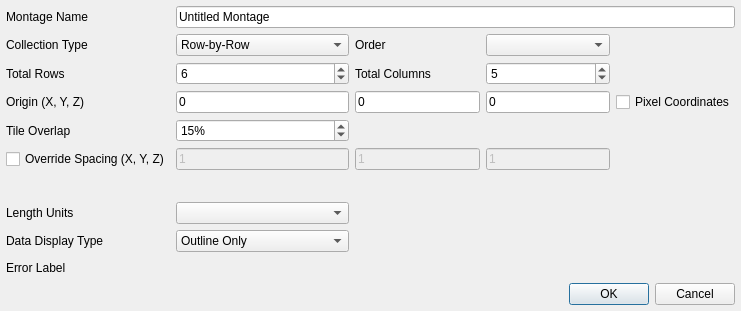
<?xml version="1.0" encoding="UTF-8"?>
<ui version="4.0">
 <class>ImportGenericMontageDialog</class>
 <widget class="QDialog" name="ImportGenericMontageDialog">
  <property name="geometry">
   <rect>
    <x>0</x>
    <y>0</y>
    <width>741</width>
    <height>311</height>
   </rect>
  </property>
  <property name="windowTitle">
   <string>Import Generic Montage</string>
  </property>
  <layout class="QGridLayout" name="gridLayout">
   <property name="leftMargin">
    <number>6</number>
   </property>
   <property name="topMargin">
    <number>6</number>
   </property>
   <property name="rightMargin">
    <number>6</number>
   </property>
   <property name="bottomMargin">
    <number>6</number>
   </property>
   <item row="6" column="1">
    <widget class="QSpinBox" name="tileOverlapSB">
     <property name="suffix">
      <string>%</string>
     </property>
     <property name="maximum">
      <number>100</number>
     </property>
     <property name="value">
      <number>15</number>
     </property>
    </widget>
   </item>
   <item row="7" column="2">
    <widget class="QLineEdit" name="spacingX">
     <property name="enabled">
      <bool>false</bool>
     </property>
     <property name="text">
      <string>1</string>
     </property>
    </widget>
   </item>
   <item row="1" column="0">
    <widget class="QLabel" name="label_4">
     <property name="text">
      <string>Collection Type</string>
     </property>
    </widget>
   </item>
   <item row="10" column="0">
    <widget class="QLabel" name="label_7">
     <property name="text">
      <string>Data Display Type</string>
     </property>
    </widget>
   </item>
   <item row="4" column="3">
    <widget class="QLineEdit" name="originZ">
     <property name="enabled">
      <bool>true</bool>
     </property>
     <property name="text">
      <string>0</string>
     </property>
    </widget>
   </item>
   <item row="6" column="0">
    <widget class="QLabel" name="label_3">
     <property name="text">
      <string>Tile Overlap</string>
     </property>
    </widget>
   </item>
   <item row="10" column="1">
    <widget class="QComboBox" name="dataDisplayTypeCB">
     <item>
      <property name="text">
       <string>Outline Only</string>
      </property>
     </item>
     <item>
      <property name="text">
       <string>Individual Tiles</string>
      </property>
     </item>
     <item>
      <property name="text">
       <string>Stitched Montage</string>
      </property>
     </item>
    </widget>
   </item>
   <item row="1" column="1">
    <widget class="QComboBox" name="collectionTypeCB">
     <property name="sizeAdjustPolicy">
      <enum>QComboBox::AdjustToContentsOnFirstShow</enum>
     </property>
     <item>
      <property name="text">
       <string>Row-by-Row</string>
      </property>
     </item>
     <item>
      <property name="text">
       <string>Column-by-Column</string>
      </property>
     </item>
     <item>
      <property name="text">
       <string>Snake by Rows</string>
      </property>
     </item>
     <item>
      <property name="text">
       <string>Snake by Columns</string>
      </property>
     </item>
     <item>
      <property name="text">
       <string>Filename Defined Position</string>
      </property>
     </item>
    </widget>
   </item>
   <item row="0" column="1" colspan="4">
    <widget class="QLineEdit" name="montageNameLE">
     <property name="text">
      <string>Untitled Montage</string>
     </property>
    </widget>
   </item>
   <item row="7" column="1">
    <widget class="QLineEdit" name="spacingY">
     <property name="enabled">
      <bool>false</bool>
     </property>
     <property name="text">
      <string>1</string>
     </property>
    </widget>
   </item>
   <item row="7" column="3">
    <widget class="QLineEdit" name="spacingZ">
     <property name="enabled">
      <bool>false</bool>
     </property>
     <property name="text">
      <string>1</string>
     </property>
    </widget>
   </item>
   <item row="12" column="0" colspan="5">
    <widget class="QDialogButtonBox" name="buttonBox">
     <property name="orientation">
      <enum>Qt::Horizontal</enum>
     </property>
     <property name="standardButtons">
      <set>QDialogButtonBox::Cancel|QDialogButtonBox::Ok</set>
     </property>
    </widget>
   </item>
   <item row="7" column="0">
    <widget class="QCheckBox" name="changeSpacingCB">
     <property name="text">
      <string>Override Spacing (X, Y, Z)</string>
     </property>
    </widget>
   </item>
   <item row="4" column="4">
    <widget class="QCheckBox" name="pixelCoordsCB">
     <property name="enabled">
      <bool>true</bool>
     </property>
     <property name="text">
      <string>Pixel Coordinates</string>
     </property>
    </widget>
   </item>
   <item row="0" column="0">
    <widget class="QLabel" name="label_17">
     <property name="text">
      <string>Montage Name</string>
     </property>
    </widget>
   </item>
   <item row="4" column="2">
    <widget class="QLineEdit" name="originY">
     <property name="enabled">
      <bool>true</bool>
     </property>
     <property name="text">
      <string>0</string>
     </property>
    </widget>
   </item>
   <item row="11" column="0" colspan="4">
    <widget class="QLabel" name="errLabel">
     <property name="text">
      <string>Error Label</string>
     </property>
    </widget>
   </item>
   <item row="4" column="0">
    <widget class="QLabel" name="label_9">
     <property name="text">
      <string>Origin (X, Y, Z)</string>
     </property>
    </widget>
   </item>
   <item row="4" column="1">
    <widget class="QLineEdit" name="originX">
     <property name="enabled">
      <bool>true</bool>
     </property>
     <property name="text">
      <string>0</string>
     </property>
    </widget>
   </item>
   <item row="1" column="2">
    <widget class="QLabel" name="label_5">
     <property name="text">
      <string>Order</string>
     </property>
    </widget>
   </item>
   <item row="1" column="3">
    <widget class="QComboBox" name="orderCB"/>
   </item>
   <item row="2" column="0">
    <widget class="QLabel" name="label">
     <property name="text">
      <string>Total Rows</string>
     </property>
    </widget>
   </item>
   <item row="2" column="1">
    <widget class="QSpinBox" name="numOfRowsSB">
     <property name="value">
      <number>6</number>
     </property>
    </widget>
   </item>
   <item row="2" column="2">
    <widget class="QLabel" name="label_2">
     <property name="text">
      <string>Total Columns</string>
     </property>
    </widget>
   </item>
   <item row="2" column="3">
    <widget class="QSpinBox" name="numOfColsSB">
     <property name="value">
      <number>5</number>
     </property>
    </widget>
   </item>
   <item row="8" column="0" colspan="5">
    <widget class="TileListWidget" name="tileListWidget" native="true">
     <property name="minimumSize">
      <size>
       <width>0</width>
       <height>0</height>
      </size>
     </property>
    </widget>
   </item>
   <item row="9" column="1">
    <widget class="QComboBox" name="unitsCB"/>
   </item>
   <item row="9" column="0">
    <widget class="QLabel" name="label_6">
     <property name="text">
      <string>Length Units</string>
     </property>
    </widget>
   </item>
  </layout>
 </widget>
 <customwidgets>
  <customwidget>
   <class>TileListWidget</class>
   <extends>QWidget</extends>
   <header location="global">TileListWidget.h</header>
   <container>1</container>
  </customwidget>
 </customwidgets>
 <resources/>
 <connections>
  <connection>
   <sender>buttonBox</sender>
   <signal>accepted()</signal>
   <receiver>ImportGenericMontageDialog</receiver>
   <slot>accept()</slot>
   <hints>
    <hint type="sourcelabel">
     <x>248</x>
     <y>254</y>
    </hint>
    <hint type="destinationlabel">
     <x>157</x>
     <y>274</y>
    </hint>
   </hints>
  </connection>
  <connection>
   <sender>buttonBox</sender>
   <signal>rejected()</signal>
   <receiver>ImportGenericMontageDialog</receiver>
   <slot>reject()</slot>
   <hints>
    <hint type="sourcelabel">
     <x>316</x>
     <y>260</y>
    </hint>
    <hint type="destinationlabel">
     <x>286</x>
     <y>274</y>
    </hint>
   </hints>
  </connection>
 </connections>
</ui>
